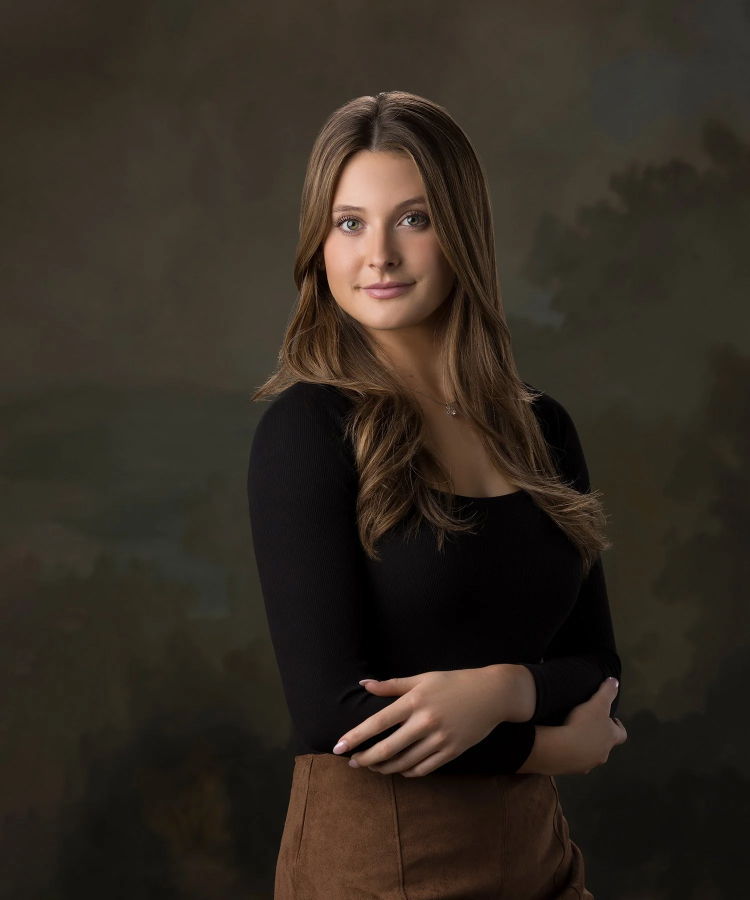
#> input picture data/content/portrait2.jpg, 1500 x 1800 px, found by its file name (shown at 1/2 size); the run also reads 1 picture not shown here
$ python make_fig_wall.py
#> lines starting #> are read from the running program, lines starting #| are printed output that depends on the picture
#!/usr/bin/env python3
from pathlib import Path
from PIL import Image, ImageDraw, ImageFont

def load_sq(p):
#> called with p = 'data/content/portrait2.jpg'
    im = Image.open(p).convert("RGB")
#> im is the input picture: PIL image 1500x1800 RGB; mean R, G, B 51.2, 42.7, 33.8
    # If not square, center-crop to square
    w,h = im.size; s=min(w,h); L=(w-s)//2; T=(h-s)//2
#> after `w, h = im.size`: w = 1500; h = 1800
#> after `s = min(w, h)`: s = 1500
#> after `L = (w - s) // 2`: L = 0
#> after `T = (h - s) // 2`: T = 150
    return im.crop((L,T,L+s,T+s))
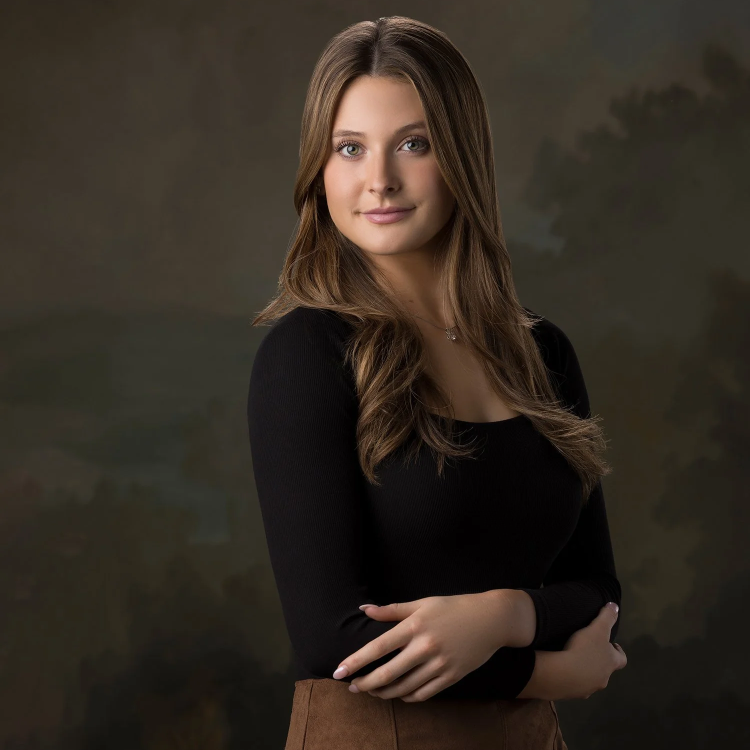
#> returned value: PIL image 1500x1500 RGB (shown at 1/2 size); mean R, G, B 51.7, 43.4, 34.4

def label(im, text):
    im = im.copy()
    d = ImageDraw.Draw(im)
    try:
        font = ImageFont.truetype("arial.ttf", 20)
    except:
        font = ImageFont.load_default()
    d.rectangle([0,0,im.width,28], fill=(0,0,0))
    d.text((8,5), text, fill=(255,255,255), font=font)
    return im

def make_triptych(content, gatys, hybrid, out, side=512):
    c = load_sq(content).resize((side,side))
    g = Image.open(gatys).convert("RGB").resize((side,side))
    h = Image.open(hybrid).convert("RGB").resize((side,side))
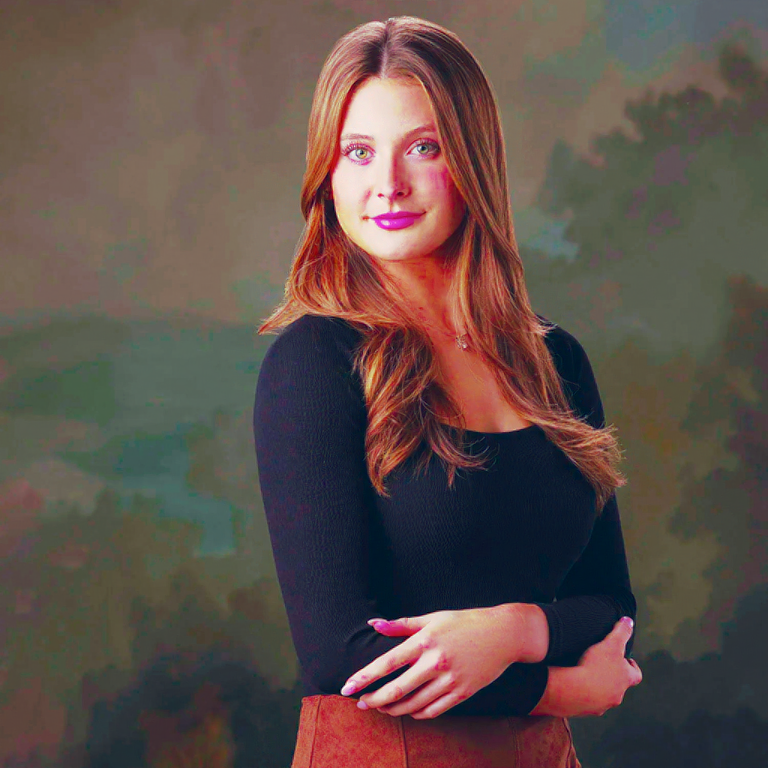
#> input picture figs/wall/portrait2__Matisse__hybrid.png, 768 x 768 px, found by its file name
    c = label(c, "Original")
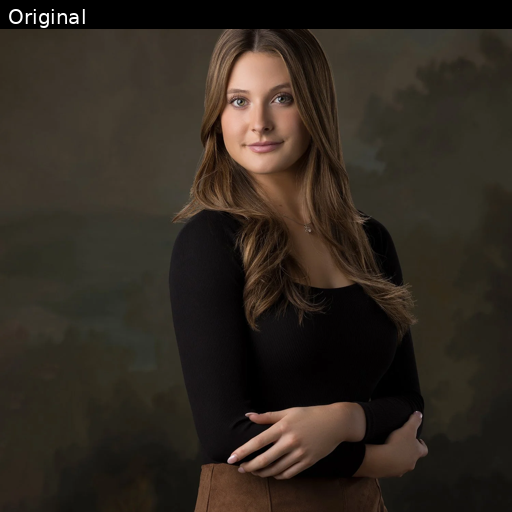
#> c: PIL image 512x512 RGB; mean R, G, B 48.7, 40.7, 32.3
    g = label(g, "Gatys baseline")
    h = label(h, "Hybrid (edge+face+LAB)")
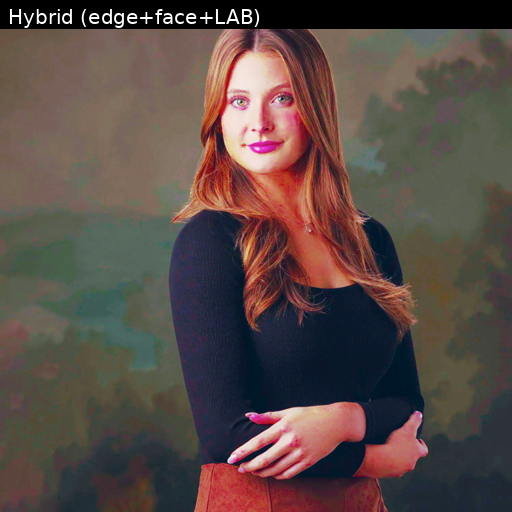
#> h: PIL image 512x512 RGB; mean R, G, B 89.7, 74.9, 69.9
    w = side*3; trip = Image.new("RGB", (w, side))
#> after `trip = Image.new('RGB', (w, side))`: trip: PIL image 1536x512 RGB; every value is 0
    trip.paste(c,(0,0)); trip.paste(g,(side,0)); trip.paste(h,(2*side,0))
#> after `trip.paste(c, (0, 0))`:
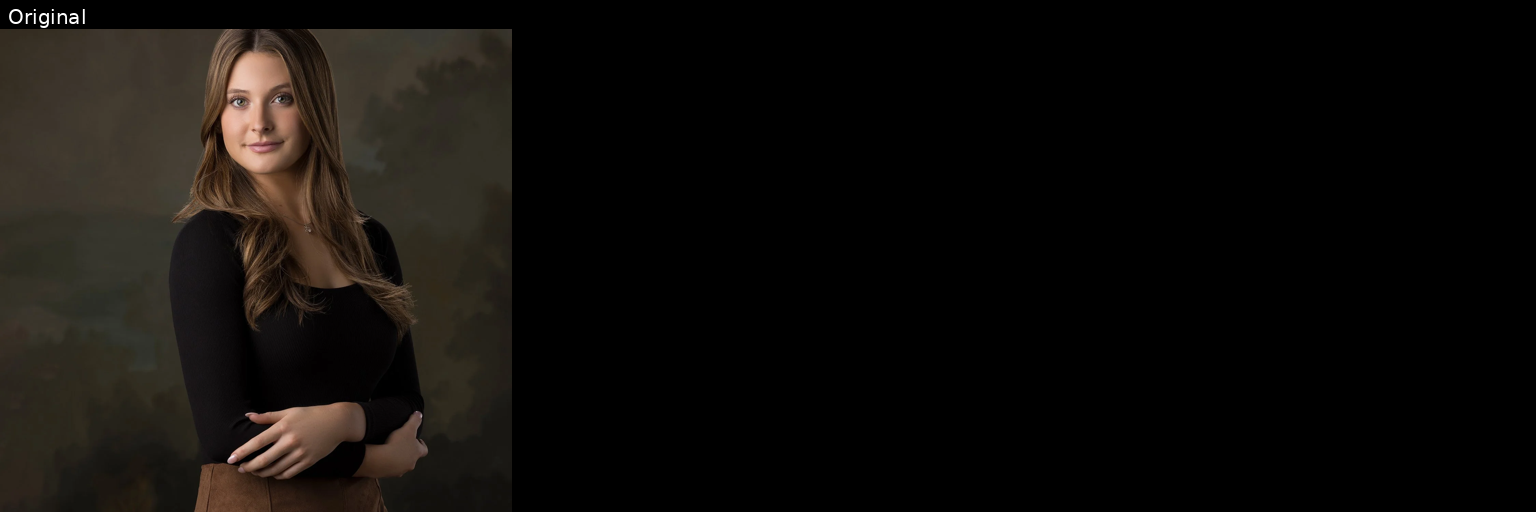
#> trip: PIL image 1536x512 RGB; mean R, G, B 16.2, 13.6, 10.8
#> after `trip.paste(g, (side, 0))`:
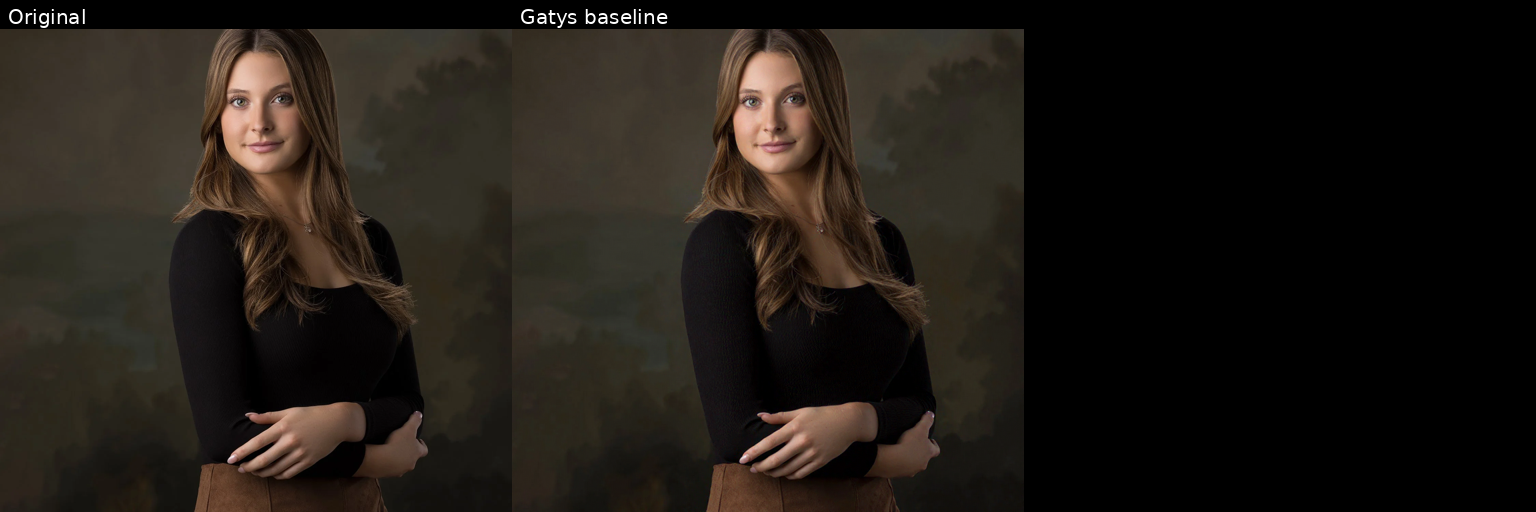
#> trip: PIL image 1536x512 RGB; mean R, G, B 32.4, 27.1, 21.5
#> after `trip.paste(h, (2 * side, 0))`:
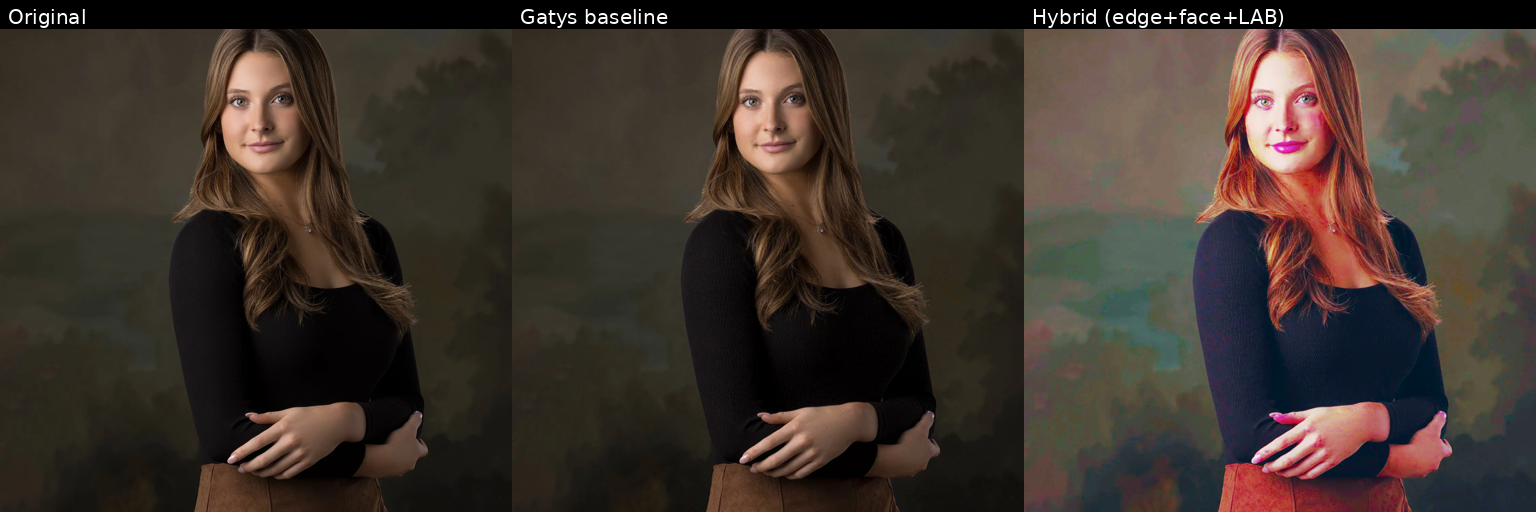
#> trip: PIL image 1536x512 RGB; mean R, G, B 62.3, 52, 44.8
    Path(out).parent.mkdir(parents=True, exist_ok=True)
    trip.save(out)
    print("[write]", out)

if __name__ == "__main__":
    # Example usage:
    make_triptych(
        "data/content/portrait2.jpg",
        "figs/wall/portrait2__Matisse__gatys.png",
        "figs/wall/portrait2__Matisse__hybrid.png",
        "figs/wall/Fportrait2__Matisse__triptych.png"
    )
